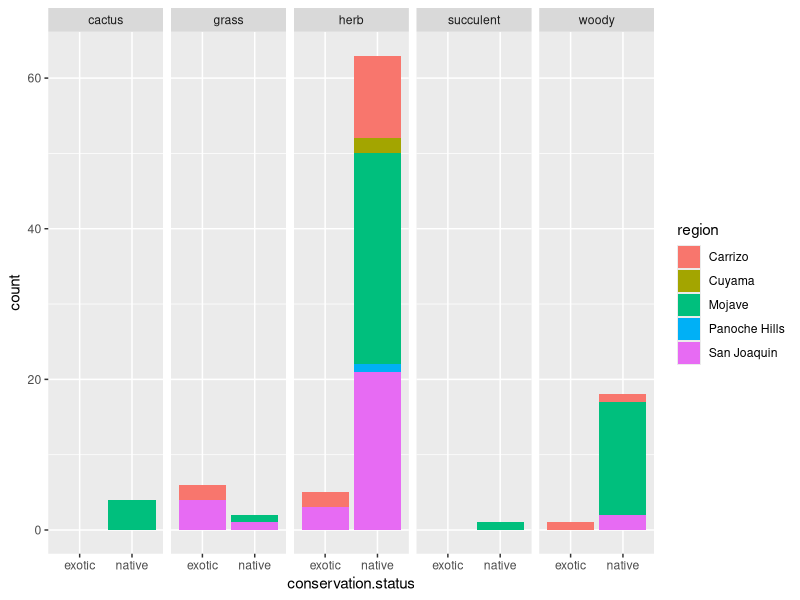
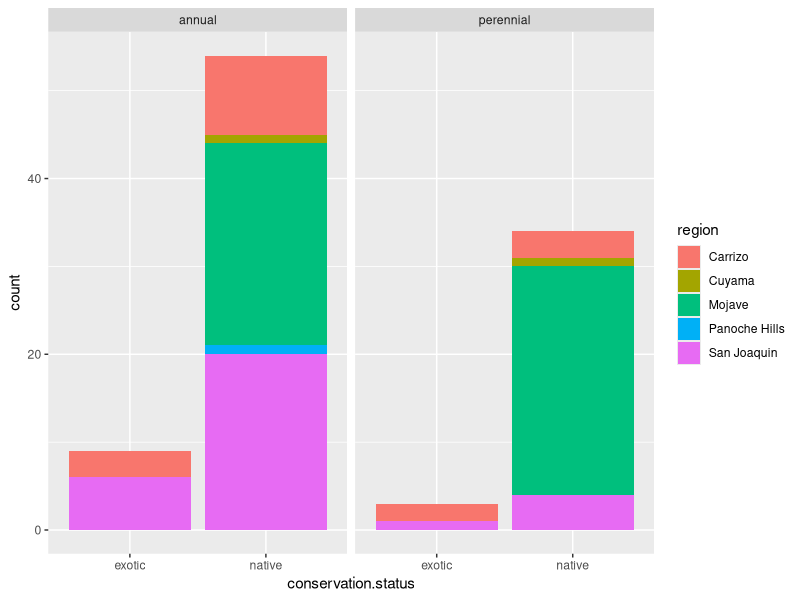

The R source for these figures, in order:
## ---- chunk 1
library(tidyverse)
#read in plant data
plants <- read_csv("data/plants.csv")
plants

#Visual EDA and QA/QC
ggplot(plants, aes(conservation.status, fill = region)) +
  geom_bar() + 
  facet_grid(~functional.group)

ggplot(plants, aes(conservation.status, fill = region)) +
  geom_bar() + 
  facet_grid(~reproduction)
